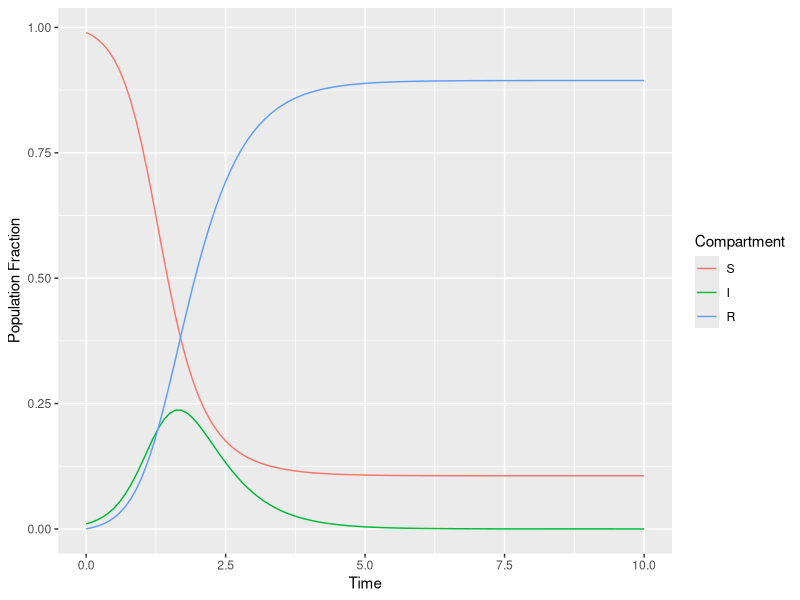
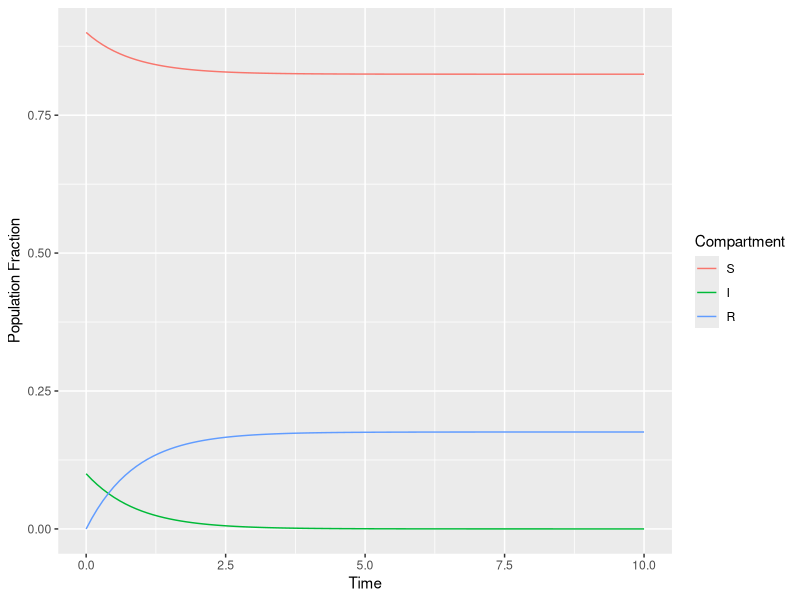
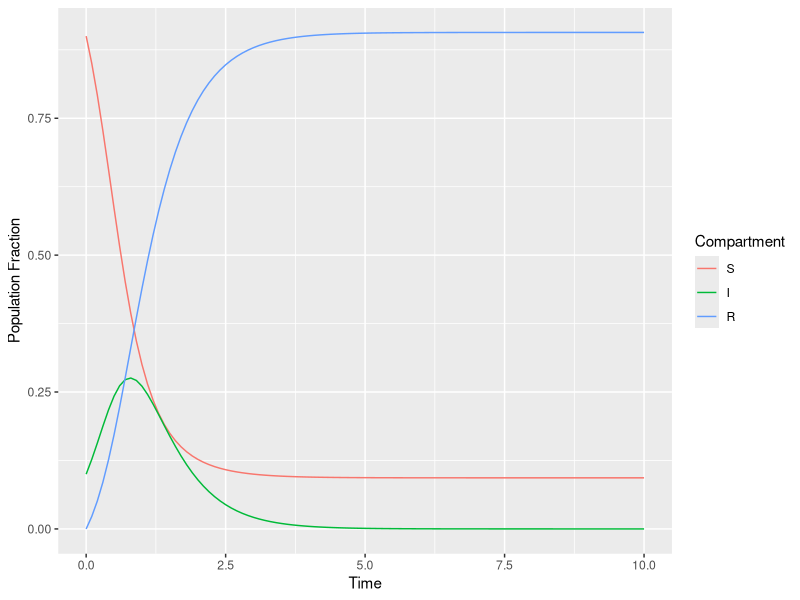
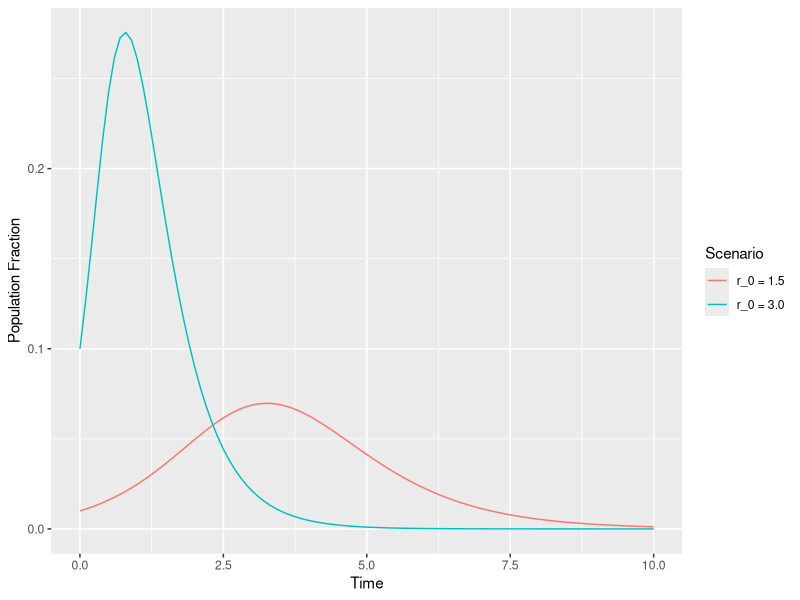

Write the R code that produced these figures, in order.
## ---- chunk 1
knitr::opts_chunk$set(echo = TRUE)

require(deSolve)
require(ggplot2)
require(reshape2)
## ---- chunk 2
sir <- function(t, st, pa)
{
  dS <- -1 * pa$beta * st["I"] * st["S"]
  dI <- pa$beta * st["I"] * st["S"] - pa$gamma * st["I"]
  dR <- pa$gamma * st["I"]
  return(list(c(dS, dI, dR)))
}

params <- list(beta = 5,
               gamma = 2)
state <- c(S = 0.99,
           I = 0.01,
           R = 0)

times <- seq(0, 10, by = 0.1)
out <- deSolve::ode(y = state, times = times, func = sir, parms = params)

plot_data <- as.data.frame(out)
plot_data <- melt(plot_data, id = "time")
g <- ggplot(plot_data, aes(x = time, y = value, group = variable, col = variable)) +
  geom_line() +
  labs(x = "Time", y = "Population Fraction", col = "Compartment")
plot(g)
## ---- chunk 3
params <- list(beta = 1,
               gamma = 2)
state <- c(S = 0.90,
           I = 0.10,
           R = 0)

times <- seq(0, 10, by = 0.1)
out <- deSolve::ode(y = state, times = times, func = sir, parms = params)

plot_data <- as.data.frame(out)
plot_data <- melt(plot_data, id = "time")
g <- ggplot(plot_data, aes(x = time, y = value, group = variable, col = variable)) +
  geom_line() +
  labs(x = "Time", y = "Population Fraction", col = "Compartment")
plot(g)
## ---- chunk 4
params <- list(beta = 5,
               gamma = 2)
state <- c(S = 0.90,
           I = 0.10,
           R = 0)

times <- seq(0, 10, by = 0.1)
out <- deSolve::ode(y = state, times = times, func = sir, parms = params)

plot_data <- as.data.frame(out)
plot_data <- melt(plot_data, id = "time")
g <- ggplot(plot_data, aes(x = time, y = value, group = variable, col = variable)) +
  geom_line() +
  labs(x = "Time", y = "Population Fraction", col = "Compartment")
plot(g)
## ---- chunk 5
params <- list(beta = 6,
               gamma = 2)
state <- c(S = 0.99,
           I = 0.01,
           R = 0)

times <- seq(0, 10, by = 0.1)
out1 <- deSolve::ode(y = state, times = times, func = sir, parms = params)

params <- list(beta = 3,
               gamma = 2)

times <- seq(0, 10, by = 0.1)
out2 <- deSolve::ode(y = state, times = times, func = sir, parms = params)

plot_data1 <- as.data.frame(out)
plot_data2 <- as.data.frame(out2)
plot_data <- data.frame(time = c(plot_data1$time, plot_data2$time),
                        I = c(plot_data1$I, plot_data2$I),
                        label = c(rep("r_0 = 3.0", nrow(plot_data1)),
                                  rep("r_0 = 1.5", nrow(plot_data2))))
g <- ggplot(plot_data, aes(x = time, y = I, col = label, group = label)) +
  geom_line() +
  labs(x = "Time", y = "Population Fraction", col = "Scenario")
plot(g)
